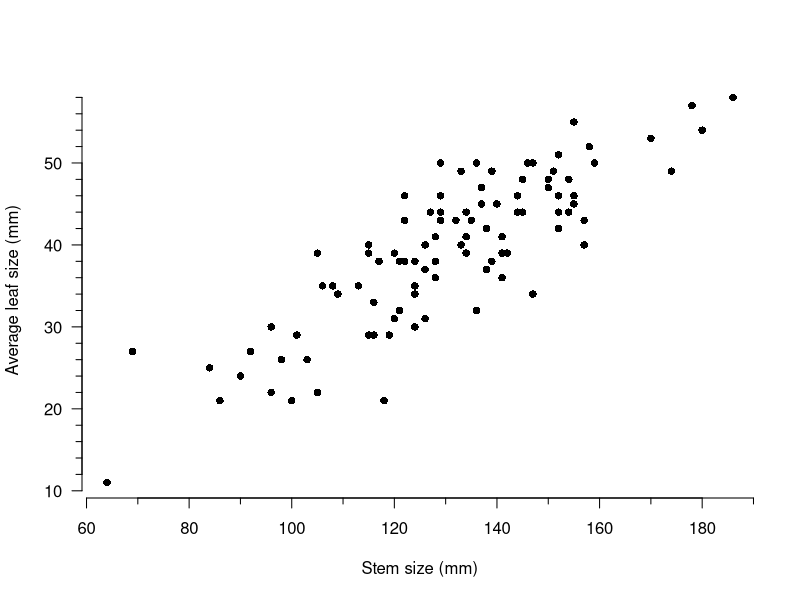
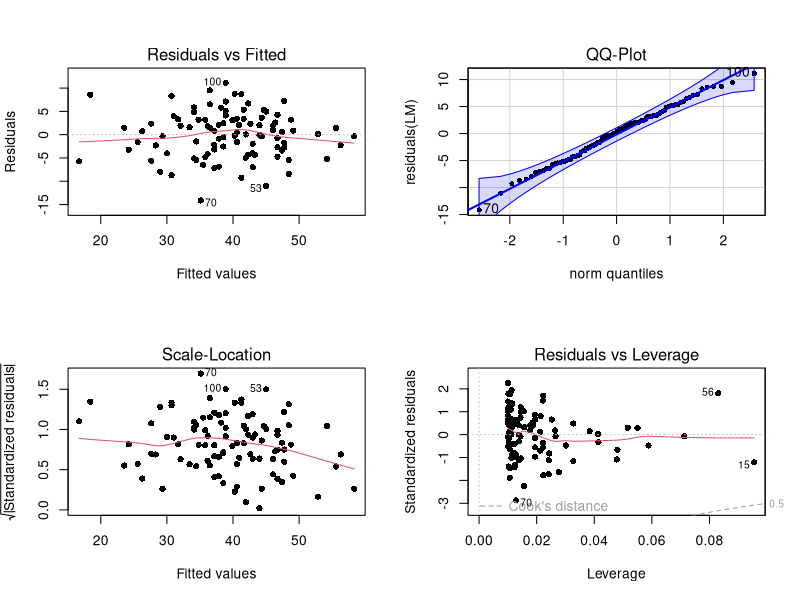

Write the R code that produced these figures, in order. (Note: this script raises an error after producing the figures.)
## ---- chunk 1
library("car")     # QQ-plots with confidence intervals
library("lmtest")  # Breusch-Pagan test
library("sfsmisc") # Better plot axes
## ---- chunk 2
DF <- read.csv("plant-dimensions.csv")

dim(DF)      # Dimensions (rows, columns)
colnames(DF) # Variable names
str(DF)      # Structure
head(DF)     # First couple of rows
summary(DF)  # Numeric summary of each variable
## ---- chunk 3
plot(leaf ~ stem, data = DF, axes = FALSE,
     xlab = "Stem size (mm)", ylab = "Average leaf size (mm)",
     pch = 16)
eaxis(1)
eaxis(2)
## ---- chunk 4
LM <- lm(leaf ~ stem, data = DF)
## ---- chunk 5
par(mfrow = c(2, 2))
plot(LM, 1, pch = 16)
qqPlot(residuals(LM), pch = 16)
mtext("QQ-Plot", 3, 0.25)
plot(LM, 3, pch = 16)
plot(LM, 5, pch = 16)
par(mfrow = c(1, 1))
## ---- chunk 6
bptest(LM)
## ---- chunk 7
summary(LM)
## ---- chunk 8
plot_model(LM, type = "pred", terms = "stem") +
  ggtitle("Estimated relationship") + 
  xlab("Stem size (mm)") +
  ylab("Average leaf size (mm)")
